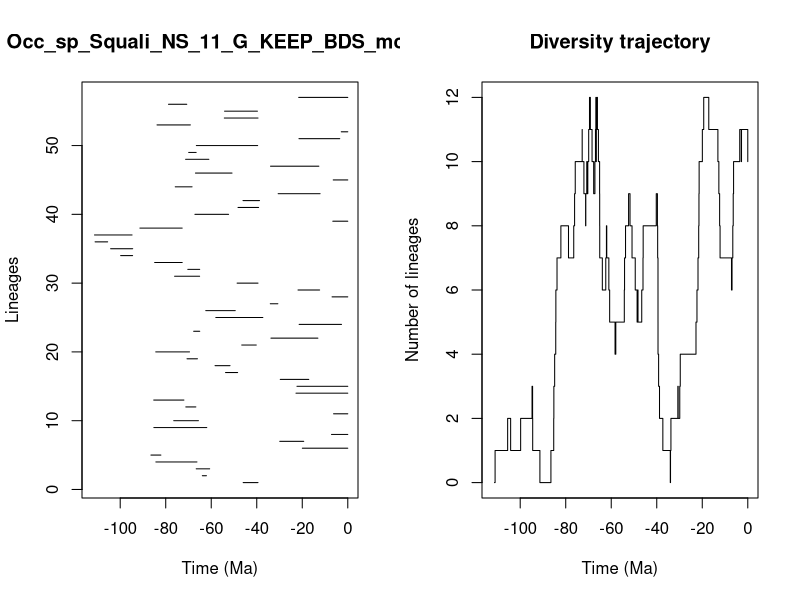

Source code (R):


pdf(file='../Results/Species_NS/5_MA_bins_EP_FT/pyrate_mcmc_logs/Occ_sp_Squali_NS_11_G_KEEP_BDS_mcmc_LTT.pdf',width=0.6*20, height=0.6*10)
title = "Occ_sp_Squali_NS_11_G_KEEP_BDS_mcmc"
ts=c(45.969696154114196, 63.911953702347326,66.60111231418223,84.33237056253205,86.50512520965,19.962312642657622,29.887174216762585,7.1556297687659365,85.21295850882058,76.47978217206396,6.2408465271478395,71.17393483432356,85.27233073604447,22.757782113330258,22.327796667651434,29.669121649738308,53.715675198736164,58.32404762650247,70.64456237123679,84.3826762106429,46.59869203536522,33.77027261888549,67.71764787851463,21.37779148929476,57.99157863635752,62.40323605498102,34.0486058271042,6.911847463083485,21.870983068689497,48.632684463846594,76.10338283245203,70.29453255049484,84.86244644216444,99.80850490657775,104.205684782514,111.03754974453109,111.29695579798978,91.34604456064697,6.584706319958048,67.17151008414923,48.23128917405175,46.04097855235937,30.589986940433416,75.81402619795014,6.396239479761384,66.93120354135634,33.947482632519005,71.26278229778057,69.9070597284287,66.54235416518351,21.45335722799998,2.8535526033020036,83.82341936627498,54.25767225982388,54.147138802931266,78.77973466173168,21.56587788439366)
te=c(39.45445216351669, 62.113794246390384,60.694173571861846,66.2845863696412,82.12721794760547,0.0,19.359022459623613,0.0,61.96616581737619,65.63436175804503,0.0,66.76364548449116,72.00843701296756,0.0,0.0,17.138558416342253,48.401294134891785,51.74395856192722,66.06346317612635,69.55261442083814,40.21639479279355,13.133337516093961,65.0539378409762,2.75572351560735,37.32181077647524,49.45194739733565,30.729958980781284,0.0,12.368457873130879,39.44528188569387,65.10695536654207,65.07510049946077,72.75771561044296,94.55548210769477,94.51389417192783,105.52243255446153,94.79760212300192,72.77285058740591,0.0,52.376632943083024,39.183012259901204,38.78782145340304,12.173145995591508,68.42830761760676,0.0,50.861941590670156,12.708800863741187,61.05087487665188,66.6366240510975,39.59968234650345,3.5333850152273016,0.0,69.17068929616414,39.449654475660004,39.7072133207595,70.75593315635757,0.0)
div_traj=c(0, 1,2,1,2,3,2,1,0,1,2,3,4,5,6,7,8,7,8,9,10,11,10,9,8,9,10,9,10,11,12,11,10,9,10,11,12,11,10,11,12,11,10,9,8,7,6,7,8,7,6,5,4,5,6,7,8,9,8,7,6,5,6,5,6,7,8,9,8,7,6,5,4,3,2,1,0,1,2,3,2,3,4,5,6,7,8,9,10,11,12,11,10,9,8,7,6,7,8,9,10,11,10,11,10)
time_events=c(111.29695579798978, 111.03754974453109,105.52243255446153,104.205684782514,99.80850490657775,94.79760212300192,94.55548210769477,94.51389417192783,91.34604456064697,86.50512520965,85.27233073604447,85.21295850882058,84.86244644216444,84.3826762106429,84.33237056253205,83.82341936627498,82.12721794760547,78.77973466173168,76.47978217206396,76.10338283245203,75.81402619795014,72.77285058740591,72.75771561044296,72.00843701296756,71.26278229778057,71.17393483432356,70.75593315635757,70.64456237123679,70.29453255049484,69.9070597284287,69.55261442083814,69.17068929616414,68.42830761760676,67.71764787851463,67.17151008414923,66.93120354135634,66.76364548449116,66.6366240510975,66.60111231418223,66.54235416518351,66.2845863696412,66.06346317612635,65.63436175804503,65.10695536654207,65.07510049946077,65.0539378409762,63.911953702347326,62.40323605498102,62.113794246390384,61.96616581737619,61.05087487665188,60.694173571861846,58.32404762650247,57.99157863635752,54.25767225982388,54.147138802931266,53.715675198736164,52.376632943083024,51.74395856192722,50.861941590670156,49.45194739733565,48.632684463846594,48.401294134891785,48.23128917405175,46.59869203536522,46.04097855235937,45.969696154114196,40.21639479279355,39.7072133207595,39.59968234650345,39.45445216351669,39.449654475660004,39.44528188569387,39.183012259901204,38.78782145340304,37.32181077647524,34.0486058271042,33.947482632519005,33.77027261888549,30.729958980781284,30.589986940433416,29.887174216762585,29.669121649738308,22.757782113330258,22.327796667651434,21.870983068689497,21.56587788439366,21.45335722799998,21.37779148929476,19.962312642657622,19.359022459623613,17.138558416342253,13.133337516093961,12.708800863741187,12.368457873130879,12.173145995591508,7.1556297687659365,6.911847463083485,6.584706319958048,6.396239479761384,6.2408465271478395,3.5333850152273016,2.8535526033020036,2.75572351560735,0.0)
                par(mfrow=c(1,2))
                L = length(ts)
                plot(ts, 1:L , xlim=c(-max(ts)-1,0), pch=20, type="n", main=title,xlab="Time (Ma)",ylab="Lineages")
                for (i in 1:L){segments(x0=-te[i],y0=i,x1=-ts[i],y1=i)}    
                t = -time_events
                plot(div_traj ~ t,type="s", main = "Diversity trajectory",xlab="Time (Ma)",ylab="Number of lineages",xlim=c(-max(ts)-1,0))
                abline(v=c(65,200,251,367,445),lty=2,col="gray")
                
